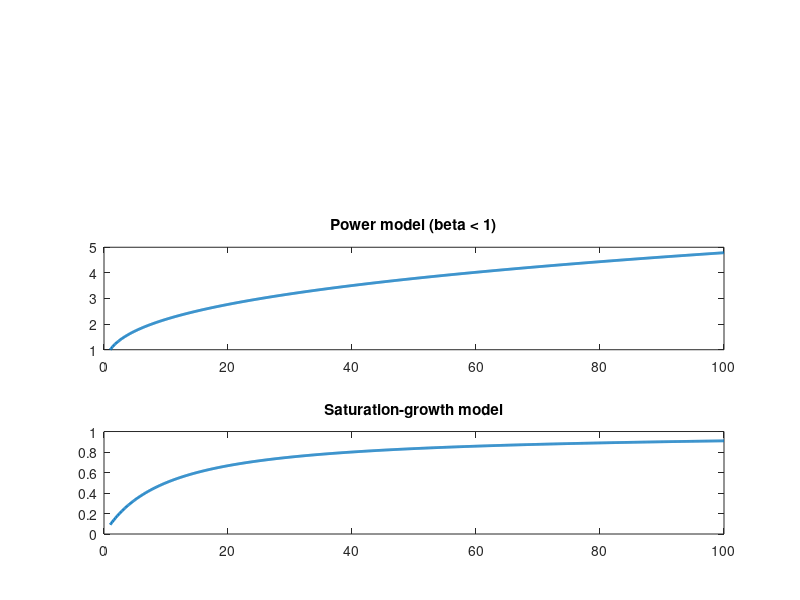

Recreate this plot in MATLAB.
x = 1:0.1:100;
%exponential model
subplot(3,1,1)
plot(x,exp(x),'LineWidth',2)
title('exponent model')
%Power equation
subplot(3,1,2)
plot(x,x.^(0.34),'LineWidth',2)
title('Power model (beta < 1)')
%Saturation-growth equation
subplot(3,1,3)
plot(x,(x)./(10.+x),'LineWidth',2)
title('Saturation-growth model')

